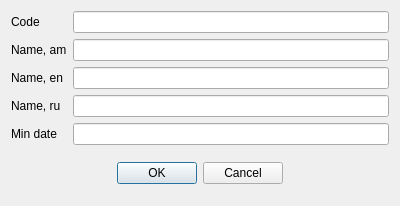
<?xml version="1.0" encoding="UTF-8"?>
<ui version="4.0">
 <class>DlgUserGroup</class>
 <widget class="QDialog" name="DlgUserGroup">
  <property name="geometry">
   <rect>
    <x>0</x>
    <y>0</y>
    <width>400</width>
    <height>206</height>
   </rect>
  </property>
  <property name="windowTitle">
   <string>User group</string>
  </property>
  <layout class="QVBoxLayout" name="verticalLayout">
   <item>
    <layout class="QGridLayout" name="gridLayout">
     <item row="0" column="0">
      <widget class="QLabel" name="label">
       <property name="text">
        <string>Code</string>
       </property>
      </widget>
     </item>
     <item row="2" column="0">
      <widget class="QLabel" name="label_3">
       <property name="text">
        <string>Name, en</string>
       </property>
      </widget>
     </item>
     <item row="1" column="1">
      <widget class="EQLineEdit" name="leNameAm">
       <property name="Field" stdset="0">
        <string>f_am</string>
       </property>
      </widget>
     </item>
     <item row="1" column="0">
      <widget class="QLabel" name="label_2">
       <property name="text">
        <string>Name, am</string>
       </property>
      </widget>
     </item>
     <item row="0" column="1">
      <widget class="EQLineEdit" name="leCode">
       <property name="focusPolicy">
        <enum>Qt::NoFocus</enum>
       </property>
       <property name="readOnly">
        <bool>true</bool>
       </property>
       <property name="Field" stdset="0">
        <string>f_id</string>
       </property>
       <property name="PrimaryKey" stdset="0">
        <bool>true</bool>
       </property>
      </widget>
     </item>
     <item row="3" column="0">
      <widget class="QLabel" name="label_4">
       <property name="text">
        <string>Name, ru</string>
       </property>
      </widget>
     </item>
     <item row="2" column="1">
      <widget class="EQLineEdit" name="leNameEn">
       <property name="Field" stdset="0">
        <string>f_en</string>
       </property>
      </widget>
     </item>
     <item row="3" column="1">
      <widget class="EQLineEdit" name="leNameRu">
       <property name="Field" stdset="0">
        <string>f_ru</string>
       </property>
      </widget>
     </item>
     <item row="4" column="1">
      <widget class="EDateEdit" name="deDate">
       <property name="Field" stdset="0">
        <string>f_minDate</string>
       </property>
      </widget>
     </item>
     <item row="4" column="0">
      <widget class="QLabel" name="label_5">
       <property name="text">
        <string>Min date</string>
       </property>
      </widget>
     </item>
    </layout>
   </item>
   <item>
    <widget class="QWidget" name="widget" native="true">
     <layout class="QHBoxLayout" name="horizontalLayout">
      <item>
       <spacer name="horizontalSpacer">
        <property name="orientation">
         <enum>Qt::Horizontal</enum>
        </property>
        <property name="sizeHint" stdset="0">
         <size>
          <width>95</width>
          <height>20</height>
         </size>
        </property>
       </spacer>
      </item>
      <item>
       <widget class="QPushButton" name="btnOk">
        <property name="text">
         <string>OK</string>
        </property>
       </widget>
      </item>
      <item>
       <widget class="QPushButton" name="btnCancel">
        <property name="text">
         <string>Cancel</string>
        </property>
       </widget>
      </item>
      <item>
       <spacer name="horizontalSpacer_2">
        <property name="orientation">
         <enum>Qt::Horizontal</enum>
        </property>
        <property name="sizeHint" stdset="0">
         <size>
          <width>95</width>
          <height>20</height>
         </size>
        </property>
       </spacer>
      </item>
     </layout>
    </widget>
   </item>
  </layout>
 </widget>
 <customwidgets>
  <customwidget>
   <class>EQLineEdit</class>
   <extends>QLineEdit</extends>
   <header location="global">eqlineedit.h</header>
   <slots>
    <signal>customButtonClicked(bool)</signal>
   </slots>
  </customwidget>
  <customwidget>
   <class>EDateEdit</class>
   <extends>QLineEdit</extends>
   <header location="global">edateedit.h</header>
  </customwidget>
 </customwidgets>
 <tabstops>
  <tabstop>leNameAm</tabstop>
  <tabstop>leNameEn</tabstop>
  <tabstop>leNameRu</tabstop>
  <tabstop>btnOk</tabstop>
  <tabstop>btnCancel</tabstop>
 </tabstops>
 <resources/>
 <connections/>
</ui>
